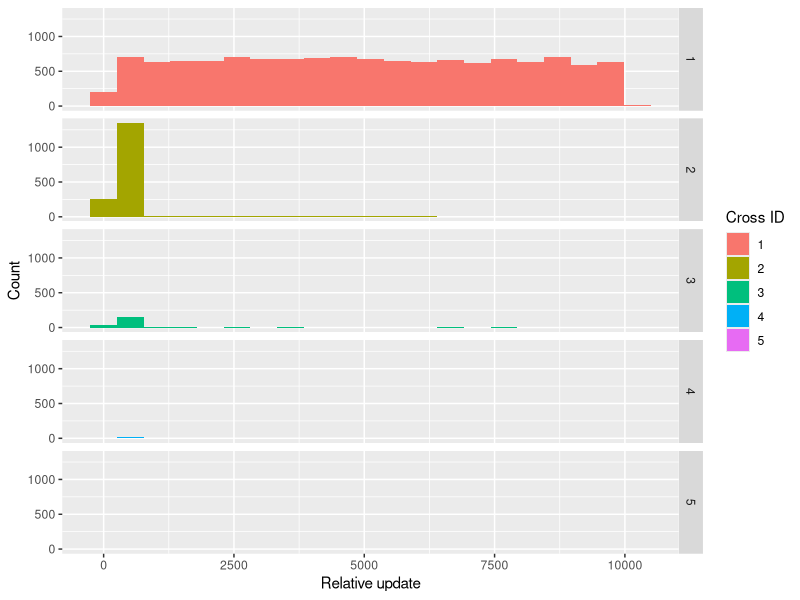
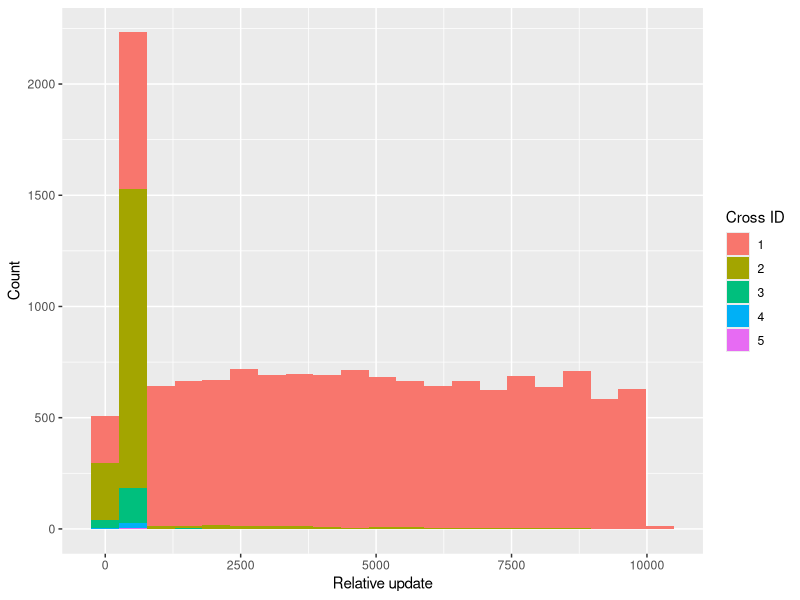
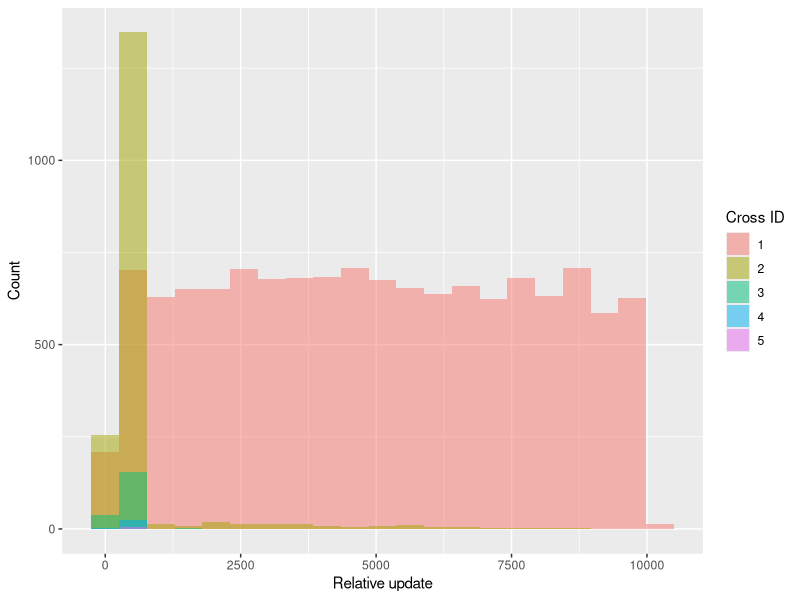
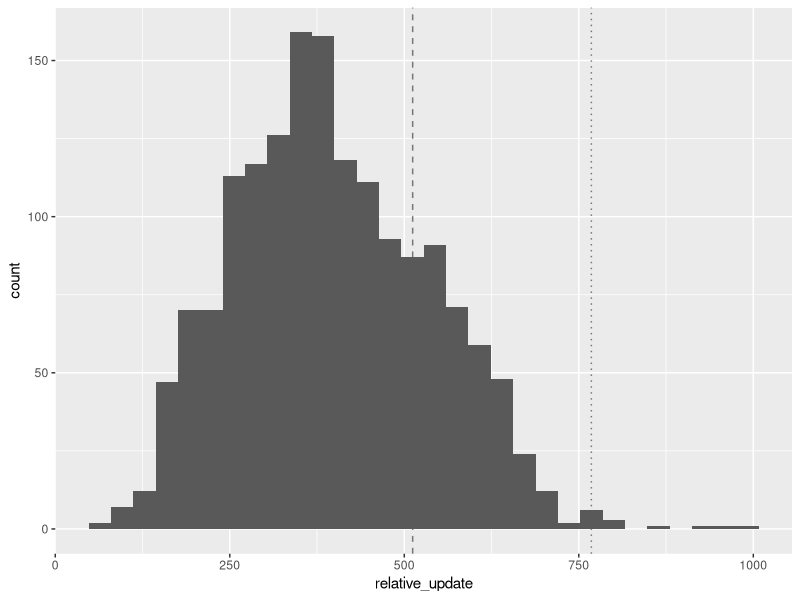
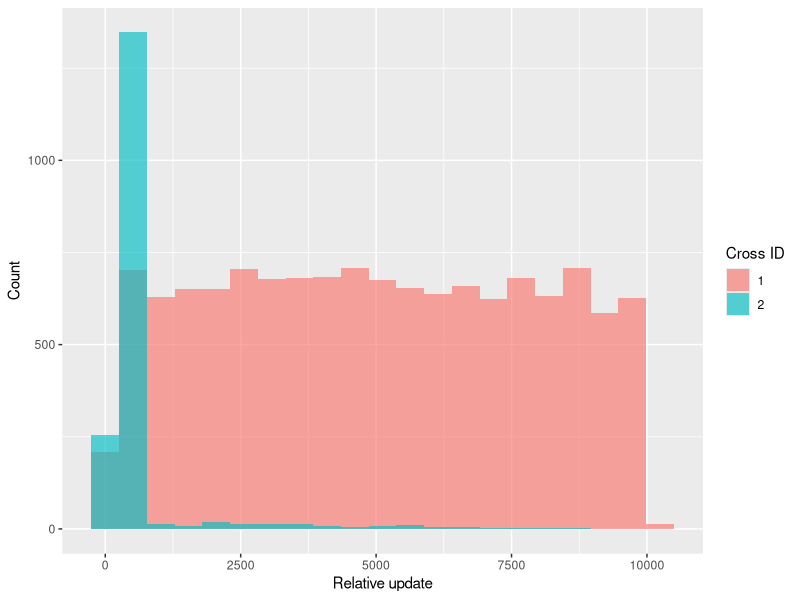

Here is the R script that generated these plots, in order:
rm(list = ls())

library(ggplot2)

df_combined = read.csv('../data/combined_cross_info.csv')

plot_dir = '../plots'
if(!dir.exists(plot_dir)) dir.create(plot_dir)


ggplot(df_combined, aes(x = relative_update, fill = as.factor(cross_counter))) + 
  geom_histogram(binwidth = 512) + 
  facet_grid(rows = vars(as.factor(cross_counter))) + 
  xlab('Relative update') + 
  ylab('Count') + 
  labs(fill = 'Cross ID')
ggsave(paste0(plot_dir, '/cross_updates_faceted.png'), units = 'in', width = 8, height = 8)

ggplot(df_combined, aes(x = relative_update, fill = as.factor(cross_counter))) + 
  geom_histogram(binwidth = 512) + 
  xlab('Relative update') + 
  ylab('Count') + 
  labs(fill = 'Cross ID')
ggsave(paste0(plot_dir, '/cross_updates_stacked.png'), units = 'in', width = 8, height = 6)

ggplot(df_combined, aes(x = relative_update, fill = as.factor(cross_counter))) + 
  geom_histogram(data = df_combined[df_combined$cross_counter == 1,], binwidth = 512, alpha = 0.5) + 
  geom_histogram(data = df_combined[df_combined$cross_counter == 2,], binwidth = 512, alpha = 0.5) + 
  geom_histogram(data = df_combined[df_combined$cross_counter == 3,], binwidth = 512, alpha = 0.5) + 
  geom_histogram(data = df_combined[df_combined$cross_counter == 4,], binwidth = 512, alpha = 0.5) + 
  geom_histogram(data = df_combined[df_combined$cross_counter == 5,], binwidth = 512, alpha = 0.5) + 
  xlab('Relative update') + 
  ylab('Count') + 
  labs(fill = 'Cross ID')
ggsave(paste0(plot_dir, '/cross_updates_overlayed.png'), units = 'in', width = 8, height = 6)

ggplot(df_combined[df_combined$cross_counter == 2 & df_combined$relative_update <= 1024,], aes(x = relative_update)) + 
  geom_vline(xintercept = 512, linetype = 'dashed', alpha = 0.5) +
  geom_vline(xintercept = 768, linetype = 'dotted', alpha = 0.5) +
  geom_histogram(binwidth = 32)
ggsave(paste0(plot_dir, '/second_cross_zoom.png'), units = 'in', width = 8, height = 6)

ggplot(df_combined, aes(x = relative_update, fill = as.factor(cross_counter))) + 
  geom_histogram(data = df_combined[df_combined$cross_counter == 1,], binwidth = 512, alpha = 0.65) + 
  geom_histogram(data = df_combined[df_combined$cross_counter == 2,], binwidth = 512, alpha = 0.65) + 
  xlab('Relative update') + 
  ylab('Count') + 
  labs(fill = 'Cross ID')
ggsave(paste0(plot_dir, '/first_two_crosses_overlayed.png'), units = 'in', width = 8, height = 6)